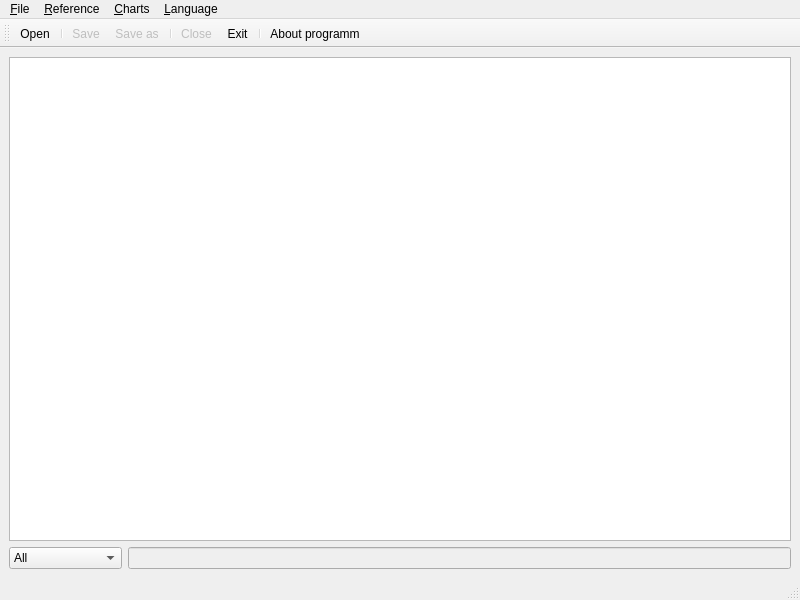
<?xml version="1.0" encoding="UTF-8"?>
<ui version="4.0">
 <class>MainWindow</class>
 <widget class="QMainWindow" name="MainWindow">
  <property name="geometry">
   <rect>
    <x>0</x>
    <y>0</y>
    <width>800</width>
    <height>600</height>
   </rect>
  </property>
  <property name="windowTitle">
   <string>MainWindow</string>
  </property>
  <widget class="QWidget" name="centralwidget">
   <layout class="QVBoxLayout" name="verticalLayout">
    <item>
     <widget class="TableView" name="tableView"/>
    </item>
    <item>
     <layout class="QHBoxLayout" name="horizontalLayout">
      <item>
       <widget class="QComboBox" name="comboBox">
        <item>
         <property name="text">
          <string>All</string>
         </property>
        </item>
        <item>
         <property name="text">
          <string>Manufacturer</string>
         </property>
        </item>
        <item>
         <property name="text">
          <string>Model</string>
         </property>
        </item>
        <item>
         <property name="text">
          <string>Type of plotter</string>
         </property>
        </item>
        <item>
         <property name="text">
          <string>Format type</string>
         </property>
        </item>
        <item>
         <property name="text">
          <string>Speed print</string>
         </property>
        </item>
        <item>
         <property name="text">
          <string>Max widht print</string>
         </property>
        </item>
        <item>
         <property name="text">
          <string>Price</string>
         </property>
        </item>
       </widget>
      </item>
      <item>
       <widget class="QLineEdit" name="lineEdit">
        <property name="enabled">
         <bool>false</bool>
        </property>
       </widget>
      </item>
     </layout>
    </item>
   </layout>
  </widget>
  <widget class="QMenuBar" name="menubar">
   <property name="geometry">
    <rect>
     <x>0</x>
     <y>0</y>
     <width>800</width>
     <height>25</height>
    </rect>
   </property>
   <widget class="QMenu" name="menuFile">
    <property name="title">
     <string>&amp;File</string>
    </property>
    <addaction name="actionNew"/>
    <addaction name="actionOpen"/>
    <addaction name="actionSave"/>
    <addaction name="actionSave_as"/>
    <addaction name="actionClose"/>
    <addaction name="actionExit"/>
   </widget>
   <widget class="QMenu" name="menuReference">
    <property name="title">
     <string>&amp;Reference</string>
    </property>
    <addaction name="actionAbout_programm"/>
   </widget>
   <widget class="QMenu" name="menuLanguage">
    <property name="title">
     <string>&amp;Language</string>
    </property>
   </widget>
   <widget class="QMenu" name="menuCharts">
    <property name="title">
     <string>&amp;Charts</string>
    </property>
    <addaction name="actionSpeed_of_Print"/>
    <addaction name="actionPrice"/>
   </widget>
   <addaction name="menuFile"/>
   <addaction name="menuReference"/>
   <addaction name="menuCharts"/>
   <addaction name="menuLanguage"/>
  </widget>
  <widget class="QStatusBar" name="statusbar"/>
  <widget class="QToolBar" name="toolBar">
   <property name="windowTitle">
    <string>toolBar</string>
   </property>
   <attribute name="toolBarArea">
    <enum>TopToolBarArea</enum>
   </attribute>
   <attribute name="toolBarBreak">
    <bool>false</bool>
   </attribute>
   <addaction name="actionOpen"/>
   <addaction name="separator"/>
   <addaction name="actionSave"/>
   <addaction name="actionSave_as"/>
   <addaction name="separator"/>
   <addaction name="actionClose"/>
   <addaction name="actionExit"/>
   <addaction name="separator"/>
   <addaction name="actionAbout_programm"/>
  </widget>
  <action name="actionOpen">
   <property name="icon">
    <iconset resource="ico.qrc">
     <normaloff>:/icons/icons8-catalog-64.png</normaloff>:/icons/icons8-catalog-64.png</iconset>
   </property>
   <property name="text">
    <string>&amp;Open</string>
   </property>
   <property name="shortcut">
    <string>Ctrl+O</string>
   </property>
  </action>
  <action name="actionSave">
   <property name="enabled">
    <bool>false</bool>
   </property>
   <property name="icon">
    <iconset resource="ico.qrc">
     <normaloff>:/icons/icons8-save-52.png</normaloff>:/icons/icons8-save-52.png</iconset>
   </property>
   <property name="text">
    <string>&amp;Save</string>
   </property>
   <property name="shortcut">
    <string>Ctrl+S</string>
   </property>
  </action>
  <action name="actionSave_as">
   <property name="enabled">
    <bool>false</bool>
   </property>
   <property name="icon">
    <iconset resource="ico.qrc">
     <normaloff>:/icons/icons8-save-as-52.png</normaloff>:/icons/icons8-save-as-52.png</iconset>
   </property>
   <property name="text">
    <string>Sa&amp;ve as</string>
   </property>
  </action>
  <action name="actionClose">
   <property name="enabled">
    <bool>false</bool>
   </property>
   <property name="icon">
    <iconset resource="ico.qrc">
     <normaloff>:/icons/icons8-exit-64.png</normaloff>:/icons/icons8-exit-64.png</iconset>
   </property>
   <property name="text">
    <string>&amp;Close</string>
   </property>
  </action>
  <action name="actionExit">
   <property name="icon">
    <iconset resource="ico.qrc">
     <normaloff>:/icons/icons8-macos-close-60.png</normaloff>:/icons/icons8-macos-close-60.png</iconset>
   </property>
   <property name="text">
    <string>&amp;Exit</string>
   </property>
   <property name="shortcut">
    <string>Ctrl+Q</string>
   </property>
  </action>
  <action name="actionAbout_programm">
   <property name="icon">
    <iconset resource="ico.qrc">
     <normaloff>:/icons/about.png</normaloff>:/icons/about.png</iconset>
   </property>
   <property name="text">
    <string>&amp;About programm</string>
   </property>
  </action>
  <action name="actionAdd">
   <property name="icon">
    <iconset resource="ico.qrc">
     <normaloff>:/icons/icons8-add-64.png</normaloff>:/icons/icons8-add-64.png</iconset>
   </property>
   <property name="text">
    <string>Add</string>
   </property>
  </action>
  <action name="actionDelete">
   <property name="icon">
    <iconset resource="ico.qrc">
     <normaloff>:/icons/icons8-delete-bin-64.png</normaloff>:/icons/icons8-delete-bin-64.png</iconset>
   </property>
   <property name="text">
    <string>Delete</string>
   </property>
  </action>
  <action name="actionNew">
   <property name="text">
    <string>New</string>
   </property>
  </action>
  <action name="actionSpeed_of_Print">
   <property name="text">
    <string>&amp;Speed of Print</string>
   </property>
  </action>
  <action name="actionPrice">
   <property name="text">
    <string>&amp;Price</string>
   </property>
  </action>
 </widget>
 <customwidgets>
  <customwidget>
   <class>TableView</class>
   <extends>QTableView</extends>
   <header>tableview.hpp</header>
  </customwidget>
 </customwidgets>
 <resources>
  <include location="ico.qrc"/>
 </resources>
 <connections>
  <connection>
   <sender>actionExit</sender>
   <signal>triggered()</signal>
   <receiver>MainWindow</receiver>
   <slot>close()</slot>
   <hints>
    <hint type="sourcelabel">
     <x>-1</x>
     <y>-1</y>
    </hint>
    <hint type="destinationlabel">
     <x>399</x>
     <y>299</y>
    </hint>
   </hints>
  </connection>
 </connections>
</ui>
